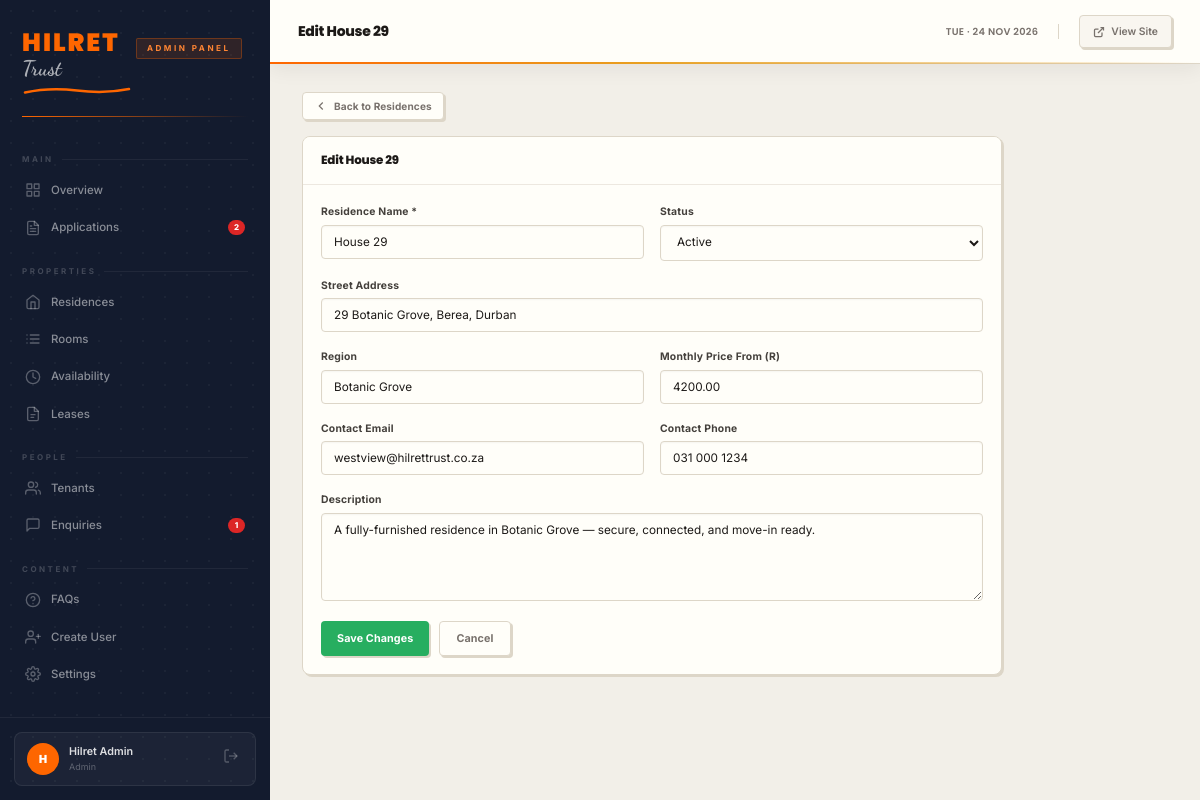
/dashboard/residence-edit.php?id=1 (signed in), run on the app's committed database.
### tables this page shows
CREATE TABLE IF NOT EXISTS users (
  id            INT AUTO_INCREMENT PRIMARY KEY,
  name          VARCHAR(100)  NOT NULL,
  email         VARCHAR(150)  UNIQUE NOT NULL,
  password_hash VARCHAR(255)  NOT NULL,
  role          ENUM('admin','manager') DEFAULT 'admin',
  last_login    DATETIME      NULL,
  created_at    TIMESTAMP     DEFAULT CURRENT_TIMESTAMP
);

CREATE TABLE IF NOT EXISTS residences (
  id               INT AUTO_INCREMENT PRIMARY KEY,
  name             VARCHAR(100)   NOT NULL,
  slug             VARCHAR(100)   UNIQUE NOT NULL,
  address          VARCHAR(255),
  region           VARCHAR(100)   DEFAULT 'Botanic Grove',
  price_from       DECIMAL(10,2)  DEFAULT 0.00,
  email            VARCHAR(150),
  phone            VARCHAR(30),
  description      TEXT,
  total_rooms      INT            DEFAULT 0,
  available_rooms  INT            DEFAULT 0,
  hero_image       VARCHAR(255),
  detail_page      VARCHAR(100),
  status           ENUM('active','inactive') DEFAULT 'active',
  created_at       TIMESTAMP      DEFAULT CURRENT_TIMESTAMP,
  updated_at       TIMESTAMP      DEFAULT CURRENT_TIMESTAMP ON UPDATE CURRENT_TIMESTAMP
);

### backend/db.php (called while the page is built, shortened)
<?php
function db(): PDO {
    static $pdo = null;
    if ($pdo === null) {
        $dsn = sprintf(
            'mysql:host=%s;dbname=%s;charset=%s',
            DB_HOST, DB_NAME, DB_CHARSET
        );
        $pdo = new PDO($dsn, DB_USER, DB_PASS, [
            PDO::ATTR_ERRMODE            => PDO::ERRMODE_EXCEPTION,
            PDO::ATTR_DEFAULT_FETCH_MODE => PDO::FETCH_ASSOC,
            PDO::ATTR_EMULATE_PREPARES   => false,
        ]);
    }
    return $pdo;
}

### backend/auth.php (called while the page is built, shortened)
<?php
require_once __DIR__ . '/db.php';
function is_logged_in(): bool {
    return !empty($_SESSION['admin_id']);
}
function current_user(): ?array {
    static $user = null;
    if ($user === null) {
        $stmt = db()->prepare('SELECT id, name, email, role FROM users WHERE id = ?');
        $stmt->execute([$_SESSION['admin_id']]);
        $user = $stmt->fetch() ?: null;
    }
    return $user;
}

### dashboard/partials/auth-check.php (called while the page is built, shortened)
<?php
require_once dirname(__DIR__, 2) . '/backend/auth.php';
$user = current_user();

### dashboard/residence-edit.php (the view, shortened to what this page needs)
<?php
require_once __DIR__ . '/partials/auth-check.php';
require_once dirname(__DIR__) . '/backend/db.php';
$pdo = db();
$id  = (int)($_GET['id'] ?? 0);
$res = null;
if ($id) {
    $s = $pdo->prepare('SELECT * FROM residences WHERE id=?');
    $s->execute([$id]);
    $res = $s->fetch();
}
$pageTitle = $id ? 'Edit ' . ($res['name'] ?? 'Residence') : 'Add Residence';
?>
<?php include __DIR__ . '/partials/head.php'; ?>
<?php include __DIR__ . '/partials/sidebar.php'; ?>
<?php include __DIR__ . '/partials/topbar.php'; ?>
<main class="dash-content">
  <a href="residences.php" class="btn btn--ghost btn--sm" style="margin-bottom:16px">
    <svg width="14" height="14" viewBox="0 0 24 24" fill="none" stroke="currentColor" stroke-width="2"><polyline points="15 18 9 12 15 6"/></svg>
    Back to Residences
  </a>
  <div class="card" style="max-width:700px">
    <div class="card-header"><h3><?= $pageTitle ?></h3></div>
    <div class="card-body">
      <form method="POST">
        <div class="form-grid form-grid--2" style="gap:16px">
          <div class="field">
            <label>Residence Name *</label>
            <input type="text" name="name" value="<?= htmlspecialchars($_POST['name'] ?? $res['name'] ?? '') ?>" required placeholder="e.g. House 29">
          </div>
          <div class="field">
            <label>Status</label>
            <select name="status">
              <option value="active"   <?= ($res['status'] ?? 'active') === 'active'   ? 'selected' : '' ?>>Active</option>
            </select>
          </div>
          <div class="field field--full">
            <label>Street Address</label>
            <input type="text" name="address" value="<?= htmlspecialchars($_POST['address'] ?? $res['address'] ?? '') ?>" placeholder="e.g. 29 Botanic Grove, Berea, Durban">
          </div>
          <div class="field">
            <label>Region</label>
            <input type="text" name="region" value="<?= htmlspecialchars($_POST['region'] ?? $res['region'] ?? 'Botanic Grove') ?>">
          </div>
          <div class="field">
            <label>Monthly Price From (R)</label>
            <input type="number" name="price_from" step="50" min="0" value="<?= htmlspecialchars($_POST['price_from'] ?? $res['price_from'] ?? '') ?>" placeholder="3500">
          </div>
          <div class="field">
            <label>Contact Email</label>
            <input type="email" name="email" value="<?= htmlspecialchars($_POST['email'] ?? $res['email'] ?? '') ?>">
          </div>
          <div class="field">
            <label>Contact Phone</label>
            <input type="tel" name="phone" value="<?= htmlspecialchars($_POST['phone'] ?? $res['phone'] ?? '') ?>">
          </div>
          <div class="field field--full">
            <label>Description</label>
            <textarea name="description" rows="3" placeholder="Brief description of the residence…"><?= htmlspecialchars($_POST['description'] ?? $res['description'] ?? '') ?></textarea>
          </div>
        </div>
        <div style="margin-top:20px;display:flex;gap:10px">
          <button type="submit" class="btn btn--primary"><?= $id ? 'Save Changes' : 'Create Residence' ?></button>
          <a href="residences.php" class="btn btn--ghost">Cancel</a>
        </div>
      </form>
    </div>
  </div>
</main>
<?php include __DIR__ . '/partials/foot.php'; ?>

### dashboard/partials/sidebar.php (shortened to what this page needs)
<?php
$currentPage = basename($_SERVER['PHP_SELF']);
function navLink(string $href, string $icon, string $label, string $current, int $badge = 0): string {
    $file   = basename($href);
    $active = ($file === $current) ? ' active' : '';
    $badgeHtml = $badge > 0
        ? '<span class="sidebar-badge">' . $badge . '</span>'
        : '';
    return '<a href="/dashboard/' . $href . '" class="sidebar-nav__link' . $active . '">'
         . '<svg class="nav-icon" viewBox="0 0 24 24" fill="none" stroke="currentColor" stroke-width="2" stroke-linecap="round" stroke-linejoin="round">' . $icon . '</svg>'
         . $label
         . $badgeHtml
         . '</a>';
}
$pendingApps   = 0;
$newEnquiries  = 0;
try {
    require_once dirname(__DIR__, 2) . '/backend/db.php';
    $pendingApps  = (int) db()->query("SELECT COUNT(*) FROM applications WHERE status='pending'")->fetchColumn();
    $newEnquiries = (int) db()->query("SELECT COUNT(*) FROM enquiries WHERE status='new'")->fetchColumn();
} catch (Exception $e) {}
$initials = strtoupper(substr($user['name'] ?? 'A', 0, 1));
?>
<aside class="dash-sidebar">
  <div class="sidebar-logo">
    <a href="/index.html" class="sidebar-site-logo" aria-label="Hilret Trust — Go to website">
      <div class="sidebar-logo-mark">
        <span class="sidebar-logo-mark__hilret">Hilret</span>
        <span class="sidebar-logo-mark__trust">Trust</span>
        <svg class="sidebar-logo-mark__swoosh" viewBox="0 0 110 10" xmlns="http://www.w3.org/2000/svg" aria-hidden="true">
          <path d="M3 7.5 Q27.5 2 55 5.5 Q82.5 9 107 4" stroke="#FE6600" stroke-width="2.5" fill="none" stroke-linecap="round"/>
        </svg>
      </div>
    </a>
    <span class="sidebar-logo__badge">Admin Panel</span>
  </div>
  <nav class="sidebar-nav">
    <div class="sidebar-nav__label">Main</div>
    <?= navLink('overview.php',
        '<rect x="3" y="3" width="7" height="7"/><rect x="14" y="3" width="7" height="7"/><rect x="3" y="14" width="7" height="7"/><rect x="14" y="14" width="7" height="7"/>',
        'Overview', $currentPage) ?>
    <?= navLink('applications.php',
        '<path d="M14 2H6a2 2 0 0 0-2 2v16a2 2 0 0 0 2 2h12a2 2 0 0 0 2-2V8z"/><polyline points="14 2 14 8 20 8"/><line x1="16" y1="13" x2="8" y2="13"/><line x1="16" y1="17" x2="8" y2="17"/><polyline points="10 9 9 9 8 9"/>',
        'Applications', $currentPage, $pendingApps) ?>
    <div class="sidebar-nav__label">Properties</div>
    <?= navLink('residences.php',
        '<path d="M3 9l9-7 9 7v11a2 2 0 0 1-2 2H5a2 2 0 0 1-2-2z"/><polyline points="9 22 9 12 15 12 15 22"/>',
        'Residences', $currentPage) ?>
    <?= navLink('rooms.php',
        '<path d="M8 6h13M8 12h13M8 18h13M3 6h.01M3 12h.01M3 18h.01"/>',
        'Rooms', $currentPage) ?>
    <?= navLink('availability.php',
        '<circle cx="12" cy="12" r="10"/><polyline points="12 6 12 12 16 14"/>',
        'Availability', $currentPage) ?>
    <?= navLink('leases.php',
        '<path d="M14 2H6a2 2 0 0 0-2 2v16a2 2 0 0 0 2 2h12a2 2 0 0 0 2-2V8z"/><polyline points="14 2 14 8 20 8"/><line x1="9" y1="13" x2="15" y2="13"/><line x1="9" y1="17" x2="13" y2="17"/>',
        'Leases', $currentPage) ?>
    <div class="sidebar-nav__label">People</div>
    <?= navLink('residents.php',
        '<path d="M17 21v-2a4 4 0 0 0-4-4H5a4 4 0 0 0-4 4v2"/><circle cx="9" cy="7" r="4"/><path d="M23 21v-2a4 4 0 0 0-3-3.87"/><path d="M16 3.13a4 4 0 0 1 0 7.75"/>',
        'Tenants', $currentPage) ?>
    <?= navLink('enquiries.php',
        '<path d="M21 15a2 2 0 0 1-2 2H7l-4 4V5a2 2 0 0 1 2-2h14a2 2 0 0 1 2 2z"/>',
        'Enquiries', $currentPage, $newEnquiries) ?>
    <div class="sidebar-nav__label">Content</div>
    <?= navLink('faqs.php',
        '<circle cx="12" cy="12" r="10"/><path d="M9.09 9a3 3 0 0 1 5.83 1c0 2-3 3-3 3"/><line x1="12" y1="17" x2="12.01" y2="17"/>',
        'FAQs', $currentPage) ?>
    <?= navLink('signup.php',
        '<path d="M16 21v-2a4 4 0 0 0-4-4H5a4 4 0 0 0-4 4v2"/><circle cx="8.5" cy="7" r="4"/><line x1="20" y1="8" x2="20" y2="14"/><line x1="23" y1="11" x2="17" y2="11"/>',
        'Create User', $currentPage) ?>
    <?= navLink('settings.php',
        '<circle cx="12" cy="12" r="3"/><path d="M19.4 15a1.65 1.65 0 0 0 .33 1.82l.06.06a2 2 0 0 1 0 2.83 2 2 0 0 1-2.83 0l-.06-.06a1.65 1.65 0 0 0-1.82-.33 1.65 1.65 0 0 0-1 1.51V21a2 2 0 0 1-2 2 2 2 0 0 1-2-2v-.09A1.65 1.65 0 0 0 9 19.4a1.65 1.65 0 0 0-1.82.33l-.06.06a2 2 0 0 1-2.83 0 2 2 0 0 1 0-2.83l.06-.06A1.65 1.65 0 0 0 4.68 15a1.65 1.65 0 0 0-1.51-1H3a2 2 0 0 1-2-2 2 2 0 0 1 2-2h.09A1.65 1.65 0 0 0 4.6 9a1.65 1.65 0 0 0-.33-1.82l-.06-.06a2 2 0 0 1 0-2.83 2 2 0 0 1 2.83 0l.06.06A1.65 1.65 0 0 0 9 4.68a1.65 1.65 0 0 0 1-1.51V3a2 2 0 0 1 2-2 2 2 0 0 1 2 2v.09a1.65 1.65 0 0 0 1 1.51 1.65 1.65 0 0 0 1.82-.33l.06-.06a2 2 0 0 1 2.83 0 2 2 0 0 1 0 2.83l-.06.06A1.65 1.65 0 0 0 19.4 9a1.65 1.65 0 0 0 1.51 1H21a2 2 0 0 1 2 2 2 2 0 0 1-2 2h-.09a1.65 1.65 0 0 0-1.51 1z"/>',
        'Settings', $currentPage) ?>
  </nav>
  <div class="sidebar-footer">
    <div class="sidebar-user">
      <div class="sidebar-user__avatar"><?= htmlspecialchars($initials) ?></div>
      <div class="sidebar-user__info">
        <div class="sidebar-user__name"><?= htmlspecialchars($user['name'] ?? '') ?></div>
        <div class="sidebar-user__role"><?= htmlspecialchars($user['role'] ?? '') ?></div>
      </div>
      <a href="/dashboard/logout.php" class="sidebar-logout" title="Log out">
        <svg width="16" height="16" viewBox="0 0 24 24" fill="none" stroke="currentColor" stroke-width="2">
          <path d="M9 21H5a2 2 0 0 1-2-2V5a2 2 0 0 1 2-2h4"/>
          <polyline points="16 17 21 12 16 7"/>
          <line x1="21" y1="12" x2="9" y2="12"/>
        </svg>
      </a>
    </div>
  </div>
</aside>

### dashboard/partials/topbar.php (shortened to what this page needs)
<?php
$topbarTitle    = $pageTitle    ?? 'Dashboard';
?>
<header class="dash-topbar">
  <div class="topbar-title">
    <h1><?= htmlspecialchars($topbarTitle) ?></h1>
  </div>
  <span class="topbar-date"><?= date('D · d M Y') ?></span>
  <div class="topbar-actions">
    <a href="/index.html" class="topbar-view-site" target="_blank" rel="noopener">
      <svg width="12" height="12" viewBox="0 0 24 24" fill="none" stroke="currentColor" stroke-width="2.5">
        <path d="M18 13v6a2 2 0 0 1-2 2H5a2 2 0 0 1-2-2V8a2 2 0 0 1 2-2h6"/>
        <polyline points="15 3 21 3 21 9"/>
        <line x1="10" y1="14" x2="21" y2="3"/>
      </svg>
      View Site
    </a>
  </div>
</header>

### data on the page
users: name "H", name "Hilret Admin", role "Admin"
residences: name "Edit House 29", name "House 29", status "Active", address "29 Botanic Grove, Berea, Durban", region "Botanic Grove", price_from "4200.00", email "westview@hilrettrust.co.za", phone "031 000 1234", description "A fully-furnished residence in Botanic Grove — secure, connected, and move-in ready."

### other printed values
$label "Overview Applications Residences Rooms Availability Leases Tenants Enquiries FAQs Create User Settings"
$badge "2 1"
